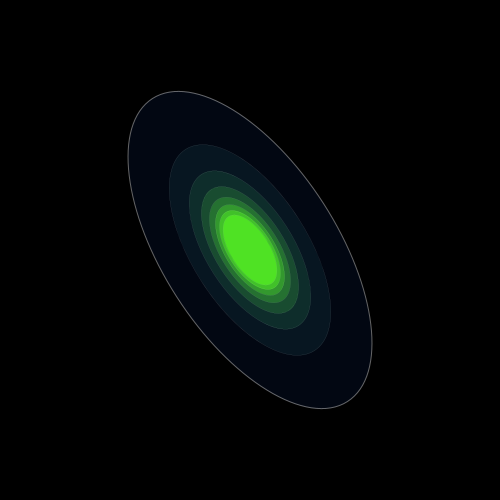
Frame 1 (no input)
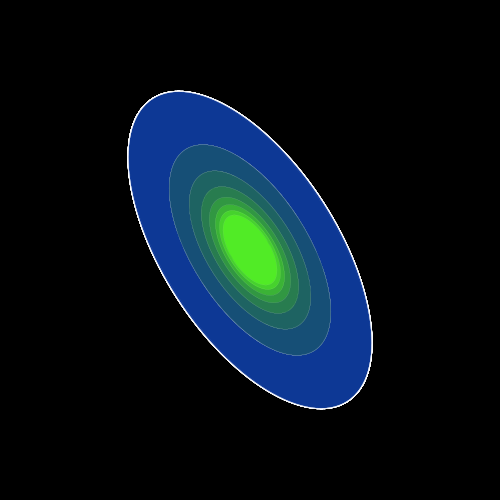
Frame 60 (the mouse pressed at the canvas centre just before this capture)
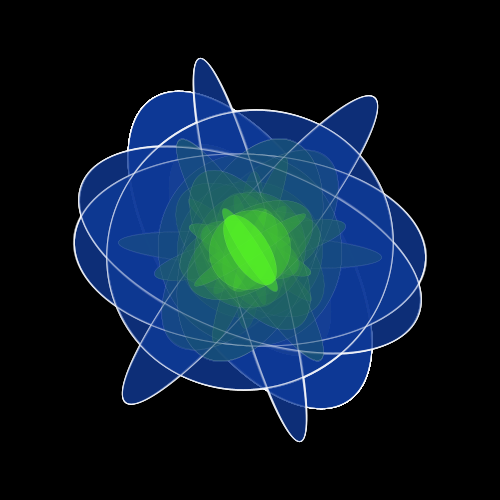
Frame 120 (the mouse held since frame 60 and released just before this capture)

The Processing sketch that drew these frames (run headless with seeded random() and noise(); from frame 60 on, the mouse is pressed at the canvas centre):

// Processing sketch: processing_168831
// ── processing_168831.pde

float x, y;
float angle = PI/7;
float r  ; //200;
float diff = 1;
float a = 1;
float red = 10;
float speed=PI*100000000;
float counter=speed;
float anglectrl;
float rotctrl;
float rot=1;
boolean  FractionOfPI=true;
PVector spin;
int maxiter=10;

void setup() {
  size(500, 500);
  background(0,0,0); 
spin= new PVector ( r * cos(angle),  r * sin(angle));
}
  
void draw() {
  stroke(255,100);
  int niter=1; 
   anglectrl = PI /   round (0 +  ( map(mouseX,0,width, 1, 1.4* TWO_PI)));
   rotctrl = PI /    round (0 +  ( map(mouseY,0,height, 1, 1.4* TWO_PI)));
    pushMatrix();
      translate(width/2, height/2);
          rot=rot+ rotctrl;

      rotate(rot);
      drawcircle( spin, anglectrl, rotctrl,niter, maxiter);
    popMatrix();
}
 
void drawcircle(  PVector spin, float anglectrl, float rotctrl, int niter,int maxiter) {
   niter++; 
  if (niter <maxiter){
    angle = angle + anglectrl ;
    r= 400*2 /niter ; //try to multiply by sin( maxiter/niter* PI/2)
    spin.x=  r * cos(angle);
    spin.y=  r * sin(angle);
    color col = color(niter*10, niter*30, 300/niter, niter*15);  
    fill(col);
    strokeWeight(2/niter);
    ellipse(0, 0, spin.x, spin.y);
    
  drawcircle(   spin, anglectrl, rotctrl, niter, maxiter);
}
}

void mousePressed() {
background(0);
  if (mouseButton ==RIGHT) { maxiter--;}
  if (mouseButton ==LEFT) { maxiter++;}
  if(maxiter <0){maxiter=0;}
  if (mouseButton ==CENTER) { anglectrl=0; rotctrl=0;}
}
